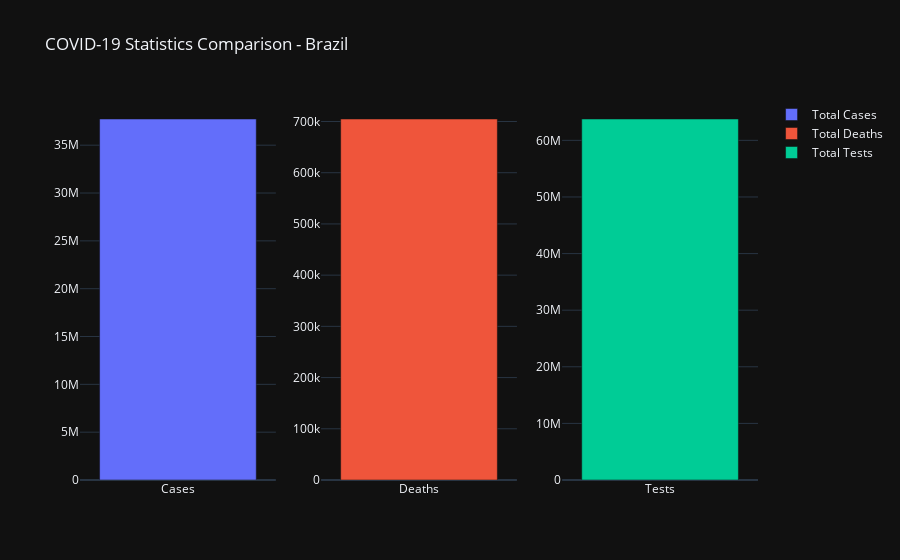

Source (notebook cell):
### Code cell
fig = make_subplots(rows=1, cols=3)

fig.add_trace(
    go.Bar(x=['Cases'], y=df['TotalCases'], name='Total Cases'),
    row=1, col=1
)

fig.add_trace(
    go.Bar(x=['Deaths'], y=df['TotalDeaths'], name='Total Deaths'),
    row=1, col=2
)

fig.add_trace(
    go.Bar(x=['Tests'], y=df['TotalTests'], name='Total Tests'),
    row=1, col=3
)

fig.update_layout(
    title_text='COVID-19 Statistics Comparison - Brazil',
    showlegend=True,
    barmode='group'
)

fig.show()

### Figure 1 — Plotly figure (JSON) as saved in the notebook; plotly's stock layout.template omitted (floating-point values rounded to 4 significant figures)
{"data": [{"name": "Total Cases", "x": ["Cases"], "y": [37739057], "type": "bar", "xaxis": "x", "yaxis": "y"}, {"name": "Total Deaths", "x": ["Deaths"], "y": [704897], "type": "bar", "xaxis": "x2", "yaxis": "y2"}, {"name": "Total Tests", "x": ["Tests"], "y": [63776166], "type": "bar", "xaxis": "x3", "yaxis": "y3"}], "layout": {"xaxis": {"anchor": "y", "domain": [0.0, 0.2889]}, "yaxis": {"anchor": "x", "domain": [0.0, 1.0]}, "xaxis2": {"anchor": "y2", "domain": [0.3556, 0.6444]}, "yaxis2": {"anchor": "x2", "domain": [0.0, 1.0]}, "xaxis3": {"anchor": "y3", "domain": [0.7111, 1.0]}, "yaxis3": {"anchor": "x3", "domain": [0.0, 1.0]}, "title": {"text": "COVID-19 Statistics Comparison - Brazil"}, "showlegend": true, "barmode": "group"}}
